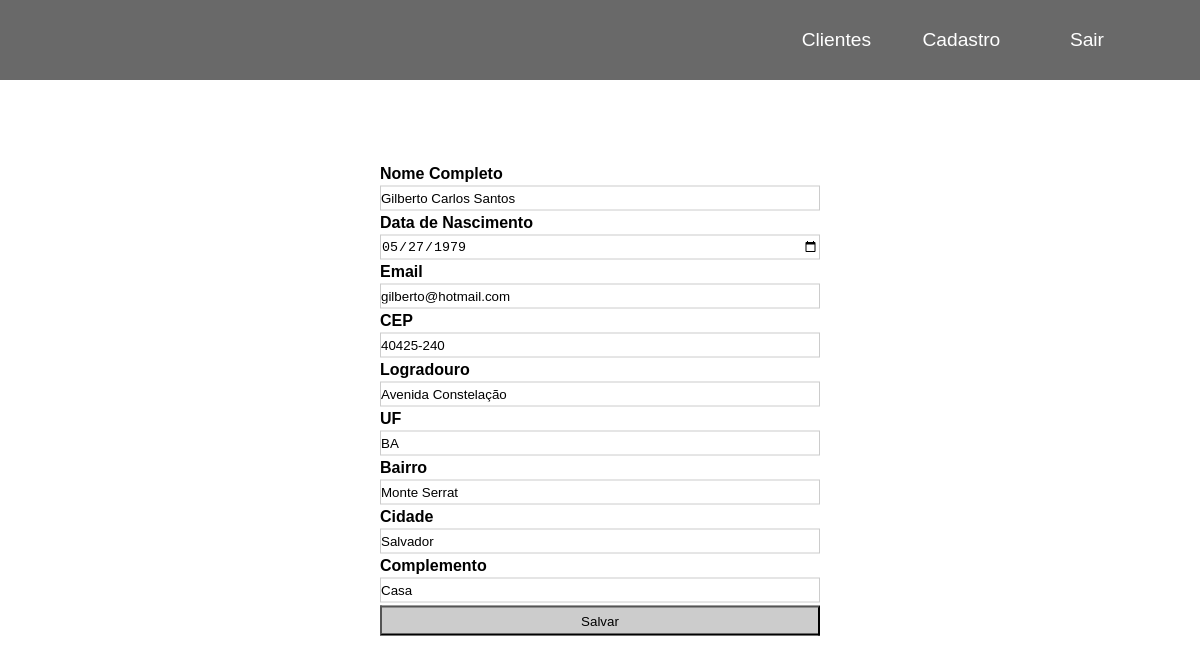
Page /editar.php?id=1 (signed in) on the committed database.
### tables this page shows
CREATE TABLE `clientes` (
  `nomecompleto` varchar(100) NOT NULL,
  `datanasc` varchar(100) NOT NULL,
  `email` varchar(100) NOT NULL,
  `cep` varchar(100) NOT NULL,
  `logradouro` varchar(50) NOT NULL,
  `uf` varchar(10) NOT NULL,
  `bairro` varchar(100) NOT NULL,
  `cidade` varchar(100) NOT NULL,
  `complemento` varchar(100) NOT NULL,
  `id` int(11) NOT NULL
);

### editar.php (the view, shortened to what this page needs)
<?php
    $info = [];
    $id = filter_input(INPUT_GET, 'id');
    if($id) {
        $sql = $conexao->prepare("SELECT * FROM clientes WHERE id = :id");
        $sql->bindValue(':id', $id);
        $sql->execute();
        if($sql->rowCount()>0){
            $info = $sql->fetch( PDO::FETCH_ASSOC );
        } else {
            header("Location: editar.php");
            exit;
        }
    } else {
        header("Location: editar.php");
        exit;
    }
?>
<!DOCTYPE html>
<html lang="pt-BR">
<head>
    <link rel="stylesheet" href="./style/navbar.css">
    <link rel="stylesheet" href="./style/cadastro.css">
</head>
<body>
<nav class="navbar">
        <div class="navbar_container">
            <ul class="navbar_menu">
                <li class="navbar_item">
                    <a href="dashboard.php" class="navbar_links" id="home-page">Clientes</a>
                </li>
                <li class="navbar_item">
                    <a href="cadastro.php" class="navbar_links" id="home-page">Cadastro</a>
                </li>
                <li class="navbar_btn">
                    <a href="./acoes/logout.php" class="button" id="signup">Sair</a>
                </li>
            </ul>
        </div>
    </nav>
    <form method="POST" action="editar_action.php">
        <div>
        <label>Nome Completo</label>
        <input type="text" name="nomecompleto" value="<?=$info['nomecompleto'];?>" />
        </div>
        <div>
        <label>Data de Nascimento</label>
        <input type="date" name="datanasc" value="<?=$info['datanasc'];?>" />
        </div>
        <div>
        <label>Email</label>
        <input type="email" name="email" value="<?=$info['email'];?>" />
        </div>
        <div>
        <label>CEP</label>
        <input type="text" name="cep" value="<?=$info['cep'];?>" />
        </div>
        <div>
        <label>Logradouro</label>
        <input type="text" name="logradouro" value="<?=$info['logradouro'];?>" />
        </div>
        <div>
        <label>UF</label>
        <input type="text" name="uf" value="<?=$info['uf'];?>" />
        </div>
        <div>
        <label>Bairro</label>
        <input type="text" name="bairro" value="<?=$info['bairro'];?>" />
        </div>
        <div>
        <label>Cidade</label>
        <input type="text" name="cidade" value="<?=$info['cidade'];?>" />
        </div>
        <div>
        <label>Complemento</label>
        <input type="text" name="complemento" value="<?=$info['complemento'];?>" />
        </div>
        <input type="submit" value="Salvar" />
    </form>
</body>
</html>

### style/navbar.css (style rules this page uses)
* { box-sizing: border-box; margin: 0; padding: 0; scroll-behavior: smooth; }
.navbar { font-family: 'Kumbh Sans', sans-serif; background-color: #696969; height: 80px; display: flex; justify-content: center; align-items: center; font-size: 1.2rem; position: sticky; top: 0; z-index: 999; }
.navbar_container { display: flex; justify-content: space-between; height: 80px; z-index: 1; width: 100%; max-width: 1300px; margin: 0 auto; padding: 0 50px; }
.navbar_menu { display: flex; align-items: center; list-style: none; }
.navbar_item { height: 80px; }
.navbar_links { color: #fff; display: flex; align-items: center; justify-content: center; width: 125px; text-decoration: none; height: 100%; transition: all 0.3s ease; }
.navbar_btn { display: flex; justify-content: center; align-items: center; padding: 0 1rem; width: 100%; }
.button { display: flex; justify-content: center; align-items: center; text-decoration: none; padding: 10px 30px; color: #fff; }

### style/cadastro.css (style rules this page uses)
* { margin: 0; padding: 0; }
form { font-family: Arial, Helvetica, sans-serif; font-weight: bold; position: absolute; width: 50%; top: 50%; left: 50%; transform: translate(-50%, -50%); padding: 80px; color: #000; }
form input[type=text], form input[type=email], form input[type=date] { width: 100%; height: 25px; border: 1px solid #ccc; padding-left: 10px 0; margin: 3px 0; }
form input[type=submit] { width: 100%; height: 30px; cursor: pointer; background-color: #ccc; }

### rows in the picture
clientes: nomecompleto "Gilberto Carlos Santos", datanasc "05/27/1979", email "gilberto@hotmail.com", cep "40425-240", logradouro "Avenida Constelação", uf "BA", bairro "Monte Serrat", cidade "Salvador", complemento "Casa"
